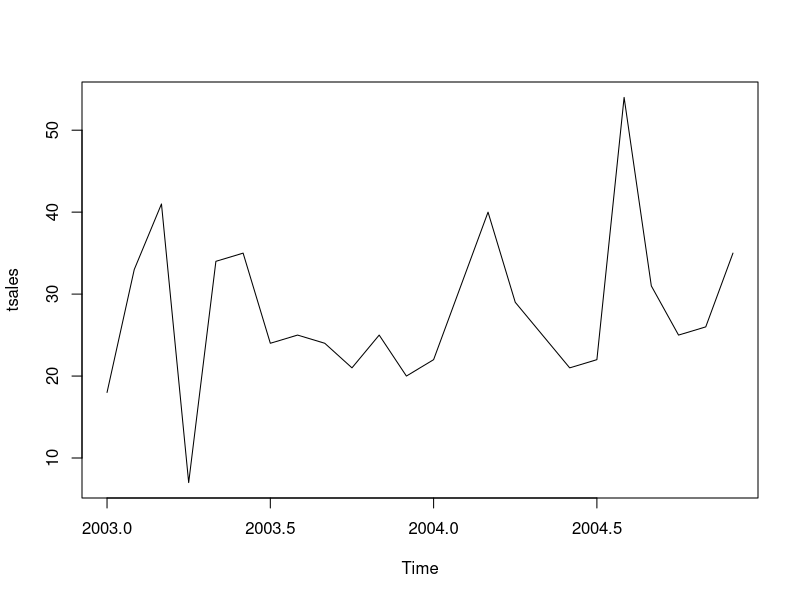
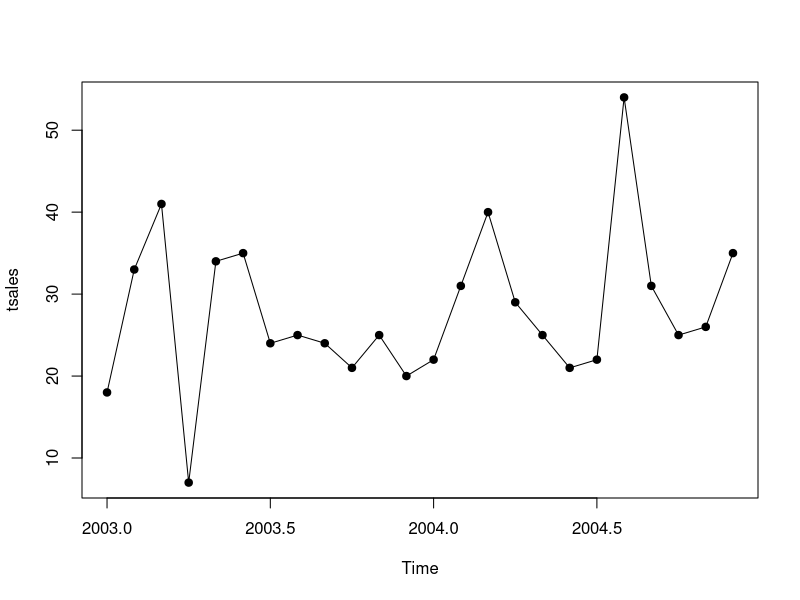
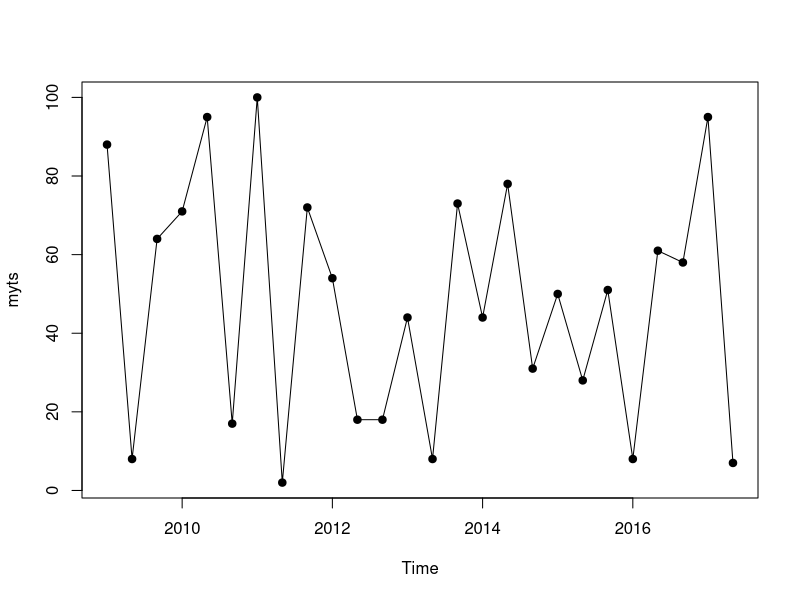

R code for these plots, in order: (Note: this script raises an error after producing the figures.)


#Eg2
sales= c(18,33,41,7,34,35,24,25,24,21,25,20, 22,31,40,29,25,21,22,54,31,25,26,35)
tsales = ts(sales, start=c(2003,1), frequency=12)
tsales
plot(tsales)
plot(tsales, type='o', pch=19)
start(tsales)
end(tsales)
frequency(tsales)
tsales.subset = window(tsales, start=c(2003,5), end=c(2004,6))
tsales.subset

#Yearly Series

myvector = round(runif(50) * 100,0)
myvector
myts <- ts(myvector, start=c(2009,2), end=c(2014,11), frequency=3)
myts
myts2 <- window(myts, start=c(2010), end=c(2013))
myts2


# quarterly 

myvector = round(runif(50) * 100,0)
myvector
myts <- ts(myvector, start=c(2009,1), end=c(2014,11), frequency=3)
myts
str(myts)
plot(myts, type='o', pch=19)
text()

plot.ts(myts, type='o', pch=19, xy.labels=F)

axis(1, myts$Date, format(myts$Date, "%b %d"), cex.axis = .7)


myts <- ts(myvector, start=c(2009,2), end=c(2014,9), frequency=3)
myts
str(myts)


myts2 <- window(myts, start=c(2010), end=c(2013))
myts2
plot(myts, type='o', pch=19)
str(myts2)



myts2 <- window(myts, start=c(2014, 6), end=c(2014, 12))
plot(myts,type='o', pch=19)
text()
plot(myts2,type='o', pch=19)


library(zoo)
x.Date <- as.Date(paste(rep(2003:2004, each = 12), rep(1:12, 2), 1, sep = "-"))
x.Date
?zoo
x <- zoo(rnorm(24), x.Date)
x
plot(x)



#If we want different tick locations, we can suppress the default axis plotting and add our own:

plot(x, xaxt = "n")
axis(1, at = time(x), labels = FALSE)
#Or combine them:

plot(x)
axis(1, at = time(x), labels = FALSE)

## weekly ticks
plot(x)
times <- time(x)
ticks <- seq(times[1], times[length(times)], by = "weeks")
axis(1, at = ticks, labels = FALSE, tcl = -0.3)


library(zoo)
library(lattice)

# create test data
z <- zooreg(1:83, start = as.Date("2009-04-01"), deltat = 7)

xyplot(z)




# Time series plots with good X axis labels
library(zoo)
# data
today = Sys.Date()
dates = as.Date((today-500):today)
dates
z = zoo (100+cumsum(rnorm(501)), dates)
z
# method1 : default X axis labels do not look good
?plot.zoo
plot(z)
?plot.ts
plot(ts(z))
time(z)
# method 2 : Lattice
library(lattice)
?xyplot.zoo
xyplot(z)
xyplot(z, lwd=2, col="tomato")

# method 3 : XTS
library(xts)
?plot.xts
plot(as.xts(z))
plot(as.xts(z), auto.grid=F, major.format="%b %y", las=2)

# method 4 : Base graph
timeline = time(z)
summary(timeline)
index = seq(from=1, to=length(timeline), 90) # put ticks every 90 days
plot(z, xaxt="n")
axis(side=1, at=timeline[index], label=format(timeline[index], "%b %y"), cex.axis=0.8)

# method 5 : ggplot
library(ggplot2)
library(scales)
?date_breaks
df = data.frame(date=as.POSIXct(time(z)), value=as.numeric(z))
head(df)
# default plot
ggplot(df, aes(x=date, y=value)) + geom_line()
# formatted
ggplot(df, aes(x=date, y=value)) + geom_line() + 
  scale_x_datetime(labels=date_format("%b '%y"))
# custom breaks
ggplot(df, aes(x=date, y=value)) + geom_line() + 
  scale_x_datetime(labels=date_format("%b '%y"), breaks=date_breaks("3 months"))
